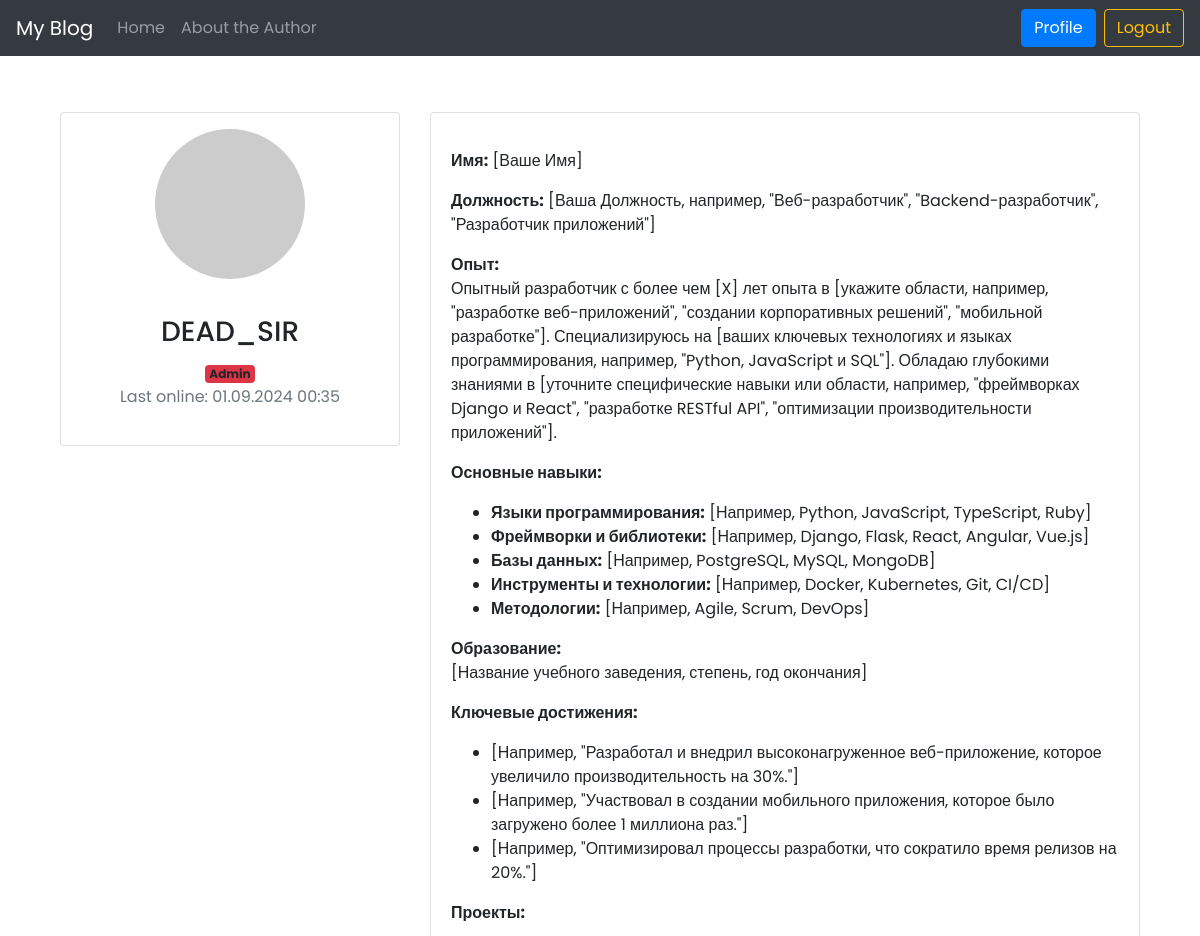
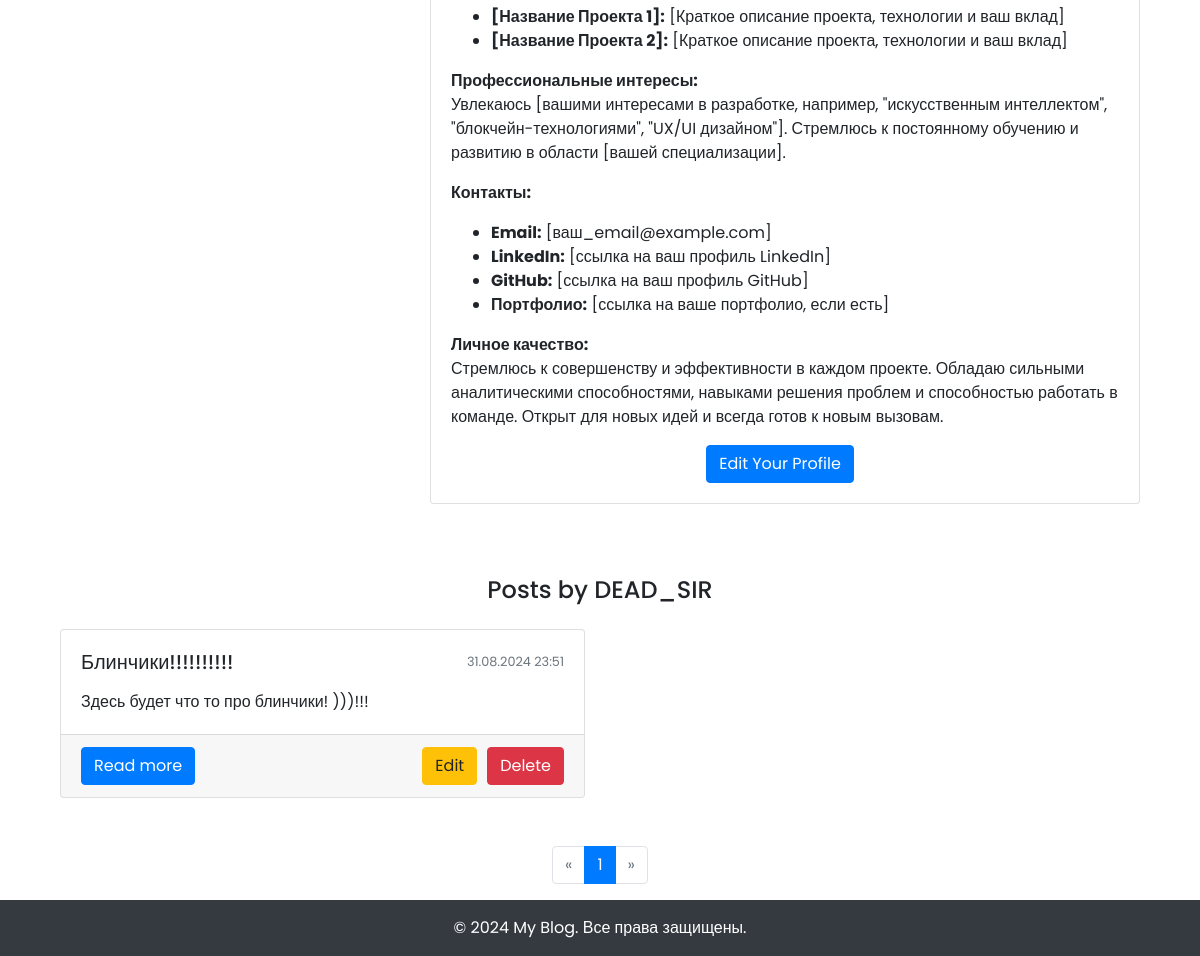
The app's page /user/DEAD_SIR (signed in) with its own data (2 pictures, top to bottom).
### app/models.py (models this page shows, shortened)
class User(UserMixin, db.Model):
    id: so.Mapped[int] = so.mapped_column(primary_key=True)
    username: so.Mapped[str] = so.mapped_column(sa.String(64), index=True, unique=True)
    email: so.Mapped[str] = so.mapped_column(sa.String(120), index=True, unique=True)
    password_hash: so.Mapped[Optional[str]] = so.mapped_column(sa.String(256))
    is_admin: so.Mapped[bool] = so.mapped_column(default=False)
    posts: so.WriteOnlyMapped['Post'] = so.relationship(back_populates='author')
    about_me: so.Mapped[Optional[str]] = so.mapped_column(sa.String(140))
    last_seen: so.Mapped[Optional[datetime]] = so.mapped_column(
        default=lambda: datetime.now(moscow_tz))
    def avatar(self, size):
        digest = md5(self.email.lower().encode('utf-8')).hexdigest()
        return f'https://www.gravatar.com/avatar/{digest}?d=identicon&s={size}'
    def formatted_last_seen(self):
        if self.last_seen:
            return self.last_seen.strftime('%d.%m.%Y %H:%M')
        return None

class Post(db.Model):
    id: so.Mapped[int] = so.mapped_column(primary_key=True)
    title: so.Mapped[str] = so.mapped_column(sa.String(60))
    preview: so.Mapped[str] = so.mapped_column(sa.String(120))
    body: so.Mapped[str] = so.mapped_column(sa.String(420), nullable=False)
    timestamp: so.Mapped[datetime] = so.mapped_column(
        index=True, default=lambda: datetime.now(moscow_tz))
    user_id: so.Mapped[int] = so.mapped_column(sa.ForeignKey(User.id), index=True)
    author: so.Mapped[User] = so.relationship('User', back_populates='posts')
    def formatted_timestamp(self):
        return self.timestamp.strftime('%d.%m.%Y %H:%M')

### app/routes.py (the view)
@app.route('/user/<username>')
def user(username):
    user = User.query.filter_by(username=username).first_or_404()
    page = request.args.get('page', 1, type=int)
    posts = Post.query.filter_by(author=user).order_by(Post.timestamp.desc()).paginate(page=page, per_page=4,
                                                                                       error_out=False)
    return render_template('user.html', user=user, posts=posts)

### app/models.py (called while the page is built)
@login.user_loader
def load_user(id):
    return db.session.get(User, int(id))

### app/routes.py (called while the page is built)
@app.before_request
def before_request():
    if current_user.is_authenticated:
        current_user.last_seen = datetime.now(moscow_tz)
        db.session.commit()

### app/templates/user.html (shortened to what this page needs)
{% extends "base.html" %}
{% block content %}
<div class="container mt-5">
    <div class="row">
        <div class="col-md-4 mb-4">
            <div class="card">
                <img src="{{ user.avatar(256) }}" alt="User Avatar" class="card-img-top rounded-circle mx-auto my-3"
                     style="width: 150px; height: 150px;">
                <div class="card-body text-center">
                    <h3 class="card-title">{{ user.username }}</h3>
                    {% if user.is_admin %}
                    <span class="badge bg-danger">Admin</span>
                    {% endif %}
                    {% if user.last_seen %}
                    <p class="text-muted">Last online: {{ user.formatted_last_seen() }}</p>
                    {% endif %}
                </div>
            </div>
        </div>
        <div class="col-md-8 mb-4">
            <div class="card">
                <div class="card-body">
                    {% if user.about_me %}
                    <p class="card-text">{{ user.about_me | safe }}</p>
                    {% endif %}
                    {% if user == current_user %}
                    <div class="text-center mt-3">
                        <a href="{{ url_for('edit_profile') }}" class="btn btn-primary" style="margin-right: 10px;">
                            Edit Your Profile
                        </a>
                    </div>
                    {% endif %}
                </div>
            </div>
        </div>
    </div>
    <div class="mt-5">
        <h4 class="text-center mb-4">Posts by {{ user.username }}</h4>
        {% if posts.total == 0 %}
        <div class="d-flex justify-content-center align-items-center" style="height: 300px;">
            <h4>😔 Sorry, there's nothing here yet.</h4>
        </div>
        {% else %}
        <div class="row">
            {% for post in posts.items %}
            <div class="col-md-6 mb-4">
                <div class="card h-100">
                    <div class="card-body d-flex flex-column">
                        <div class="d-flex justify-content-between align-items-center mb-3">
                            <h5 class="card-title mb-0" style="word-wrap: break-word;">
                                {{ post.title }}
                            </h5>
                            <small class="text-muted">{{ post.formatted_timestamp() }}</small>
                        </div>
                        <p class="card-text" style="max-height: 100px; overflow-y: auto; word-wrap: break-word;">
                            {{ post.preview }}
                        </p>
                    </div>
                    <div class="card-footer d-flex justify-content-between align-items-center">
                        <a href="{{ url_for('post_detail', post_id=post.id) }}" class="btn btn-primary" style="margin-right: 10px;">
                            Read more
                        </a>
                        {% if user == current_user %}
                        <div class="d-flex">
                            <a href="{{ url_for('edit_post', post_id=post.id) }}" class="btn btn-warning" style="margin-right: 10px;">
                                Edit
                            </a>
                            <form action="{{ url_for('delete_post', post_id=post.id) }}" method="POST" class="d-inline">
                                <button type="submit" class="btn btn-danger"
                                        style="background-color: #dc3545; border-color: #dc3545;"
                                        onmouseover="this.style.backgroundColor='#c82333'; this.style.borderColor='#bd2130';"
                                        onmouseout="this.style.backgroundColor='#dc3545'; this.style.borderColor='#dc3545';"
                                        onclick="return confirm('Are you sure you want to delete this post?');">
                                    Delete
                                </button>
                            </form>
                        </div>
                        {% endif %}
                    </div>
                </div>
            </div>
            {% endfor %}
        </div>
        <nav aria-label="Page navigation">
            <ul class="pagination justify-content-center mt-4">
                {% if posts.has_prev %}
                <li class="page-item">
                    <a class="page-link" href="{{ url_for('user', username=user.username, page=posts.prev_num) }}"
                       aria-label="Previous">
                        <span aria-hidden="true">&laquo;</span>
                    </a>
                </li>
                {% else %}
                <li class="page-item disabled">
                    <span class="page-link" aria-hidden="true">&laquo;</span>
                </li>
                {% endif %}
                {% for p in posts.iter_pages(left_edge=1, right_edge=1, left_current=1, right_current=1) %}
                {% if p %}
                <li class="page-item {% if p == posts.page %}active{% endif %}">
                    <a class="page-link" href="{{ url_for('user', username=user.username, page=p) }}">{{ p }}</a>
                </li>
                {% else %}
                <li class="page-item disabled">
                    <span class="page-link">...</span>
                </li>
                {% endif %}
                {% endfor %}
                {% if posts.has_next %}
                <li class="page-item">
                    <a class="page-link" href="{{ url_for('user', username=user.username, page=posts.next_num) }}"
                       aria-label="Next">
                        <span aria-hidden="true">&raquo;</span>
                    </a>
                </li>
                {% else %}
                <li class="page-item disabled">
                    <span class="page-link" aria-hidden="true">&raquo;</span>
                </li>
                {% endif %}
            </ul>
        </nav>
        {% endif %}
    </div>
</div>
{% endblock %}

### app/templates/base.html (style rules this page uses)
body { font-family: 'Poppins', sans-serif; }

### records on screen
User: username "DEAD_SIR", formatted_last_seen "01.09.2024 00:35", about_me "Имя: [Ваше Имя] Должность: [Ваша Должность, например, \"Веб-разработчик\", \"Backend-разработчик\", \"Разработчик приложений\"] Опыт: Опытный разработчик с более чем [X] лет опыта в [укажите области, например, \"разработке веб-приложений\", \"создании корпоративных решений\", \"мобильной разработке\"]. Специализируюсь на [ваших ключевых технологиях и языках программирования, например, \"Python, JavaScript и SQL\"]. Обладаю глубокими знаниями в [уточните специфические навыки или области, например, \"фреймворках Django и React\", \"разработке RESTful API\", \"оптимизации производительности приложений\"]. Основные навыки: Языки программирования: [Например, Python, JavaScript, TypeScript, Ruby] Фреймворки и…"
Post: title "Блинчики!!!!!!!!!!", formatted_timestamp "31.08.2024 23:51", preview "Здесь будет что то про блинчики! )))!!!"

### other values on screen
{{ p }} "1"
